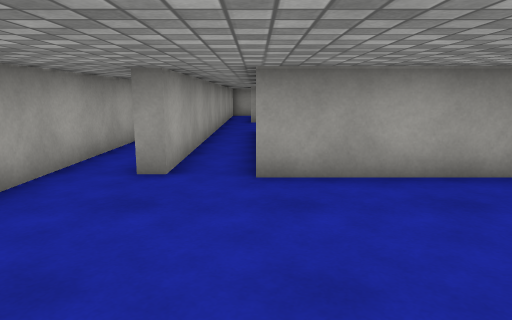
View 1 (above)

21 first-person views from a walk through a Unity game level. The camera is 1.3 m above the floor, tilts 10° down and sees 70° across. The floor is counted in squares, 1 m on a side. Each view is taken from the middle of a square. On the plan, view 1 faces up. The plan holds only what a view shows up to about 15 squares ahead; the rest is blank. The place goes on beyond the plan. The player character is not drawn. Surface patterns are stand-ins for the level's own textures.

View 2
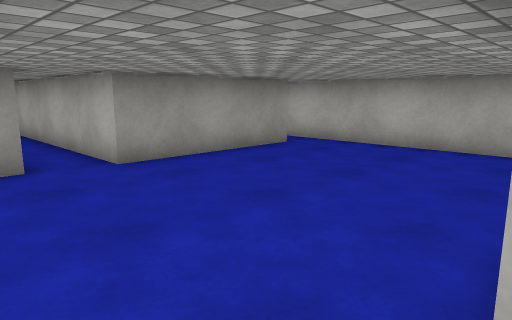

View 3
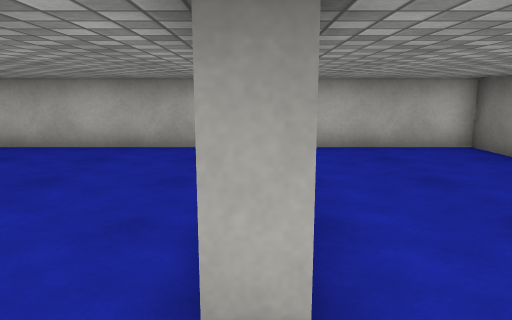

View 4
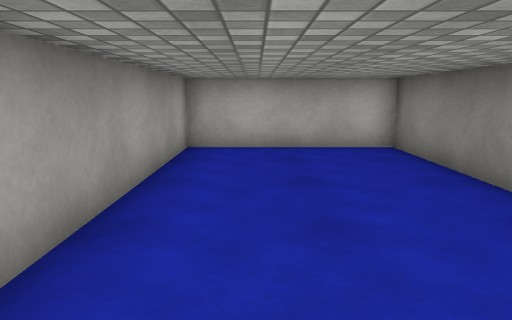

View 5
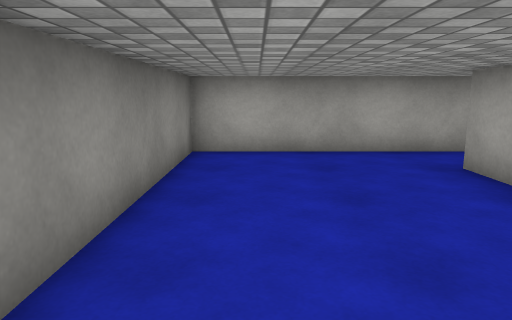

View 6
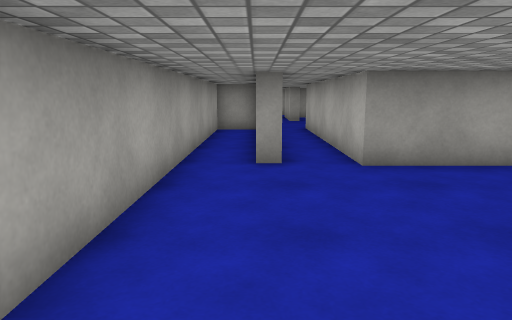

View 7
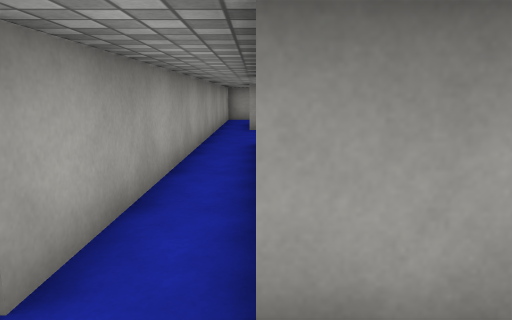

View 8
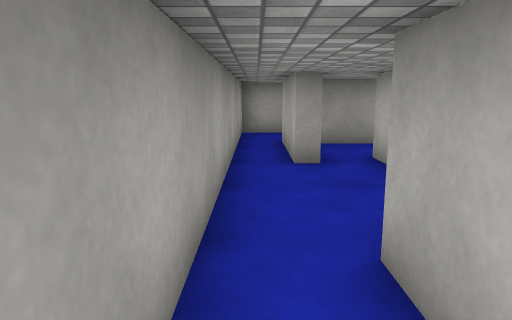

View 9
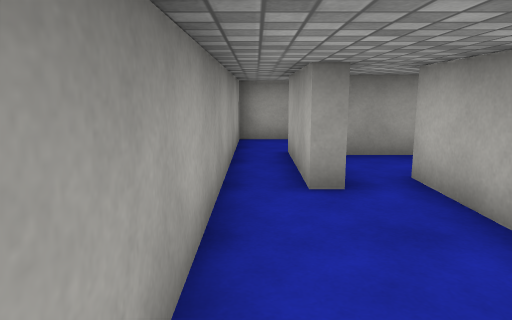

View 10
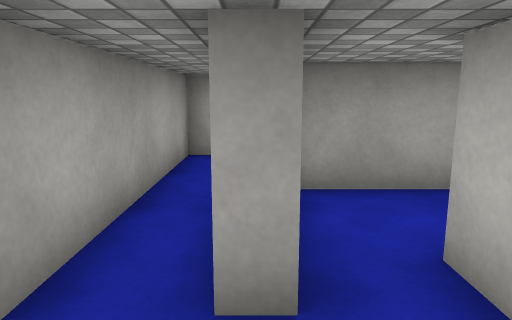

View 11
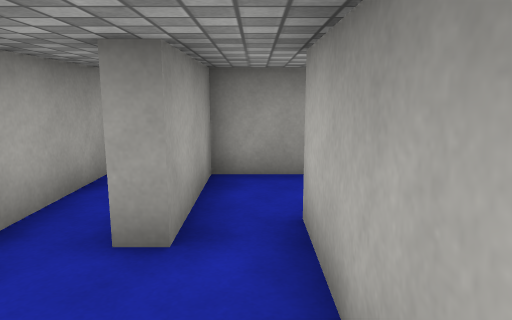

View 12
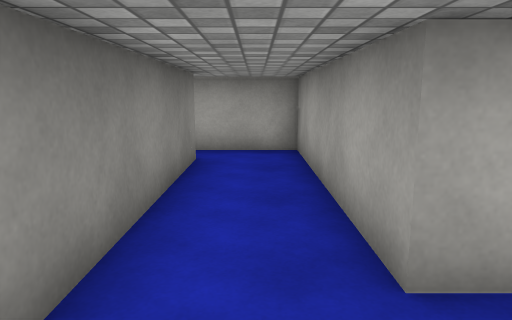

View 13
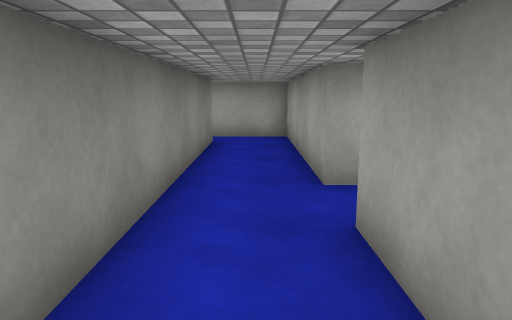

View 14
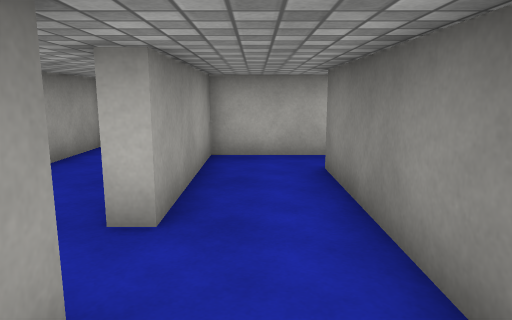

View 15
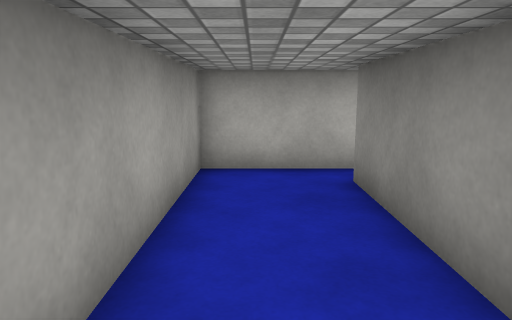

View 16
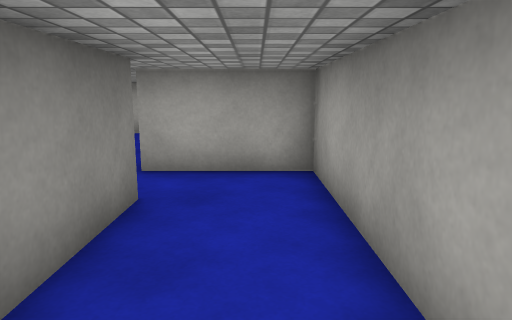

View 17
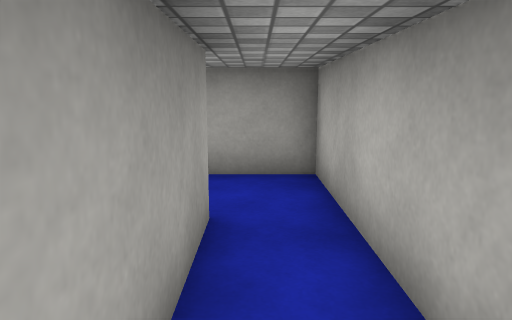

View 18
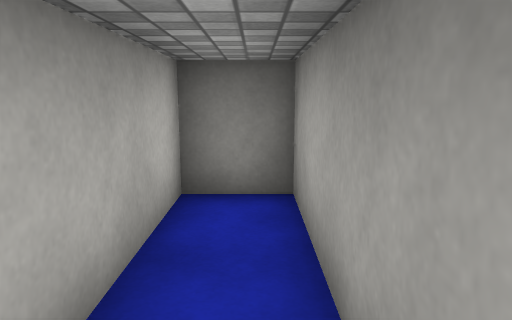

View 19
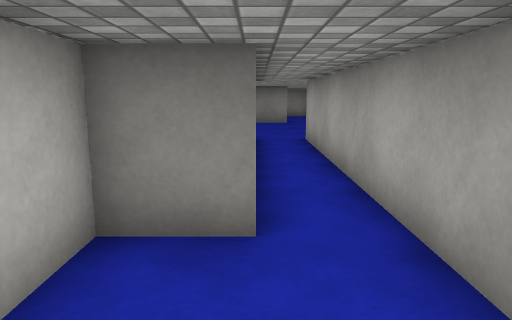

View 20
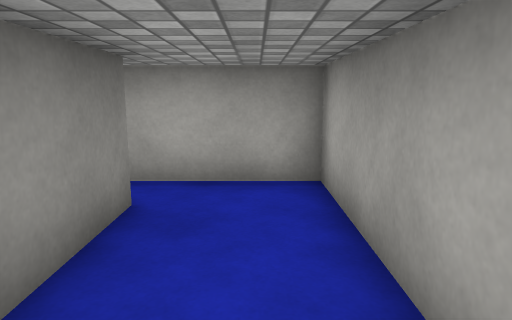

View 21
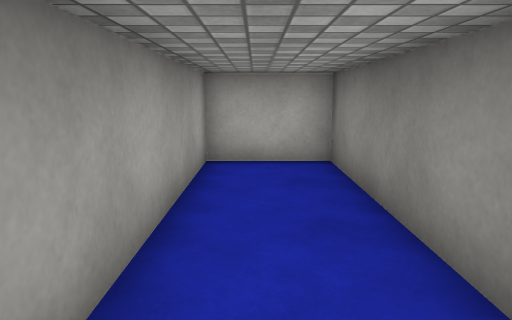

### Floor plan
Points are (right, up) in squares from view 1. A wall is a line through its corners. A room is listed if a view was taken in it or the views show most of it. See-through windows are left out.
Room 1 (views 1, 7)
walls: (-1.5, 6) (-2, 6); (5.1, 5.7) (0, 5.7); (6.3, 0.5) (6.3, 6.9); (-2, 13.2) (-3.5, 13.2) (-3.5, -0.5)
ways out: opening at (-2.5, -1) to room 2; opening at (-1, 6) to room 3
Room 2 (views 2, 3, 4, 5, 6)
walls: (-3.5, -0.5) (-3.5, -6.5) (6.3, -6.5) (6.3, -1.3) (-1.5, -1.3) (-1.5, -0.8)
ways out: opening at (-2.5, -1) to room 1
Room 3 (views 8, 9, 10, 11, 19)
walls: (0.3, 18) (-0.2, 18); (-1.5, 18.5) (-1.5, 6); (0, 5.7) (0, 13.8) (1.5, 13.8) (1.5, 18.8)
ways out: opening at (-1, 6) to room 1; opening at (1, 19) to room 4; opening at (-1, 19) to room 6
Room 4 (views 12, 13, 14, 17, 18)
walls: (6.8, 21) (0.3, 21) (0.3, 18); (1.5, 18.8) (11.5, 18.8) (11.5, 14.3) (13, 14.3) (13, 21) (8.5, 21)
ways out: opening at (1, 19) to room 3; opening at (8, 21) to room 5
Room 5 (views 15, 16)
walls: (8.5, 21) (8.5, 21.5) (13.5, 21.5); (14.5, 21.1) (14.5, 24) (6.8, 24) (6.8, 21)
ways out: opening at (8, 21) to room 4
Room 6 (views 20, 21)
walls: (-0.2, 18) (-0.2, 21.5) (6.3, 21.5) (6.3, 24) (-1.5, 24) (-1.5, 18.5)
ways out: opening at (-1, 19) to room 3

Positions as (right, up) in squares from view 1, and headings:
1: (0, 0), facing up
2: (-3, -1), facing up-right
3: (-3, -1), facing right
4: (-3, -3), facing right
5: (5, -5), facing left
6: (-2, -1), facing up
7: (0, 4), facing up
8: (-1, 11), facing up
9: (-1, 13), facing up
10: (0, 16), facing up
11: (1, 15), facing up
12: (9, 20), facing left
13: (12, 20), facing left
14: (5, 20), facing right
15: (8, 23), facing right
16: (13, 23), facing left
17: (12, 15), facing up
18: (12, 19), facing down
19: (0, 17), facing down
20: (4, 23), facing left
21: (-1, 23), facing right
